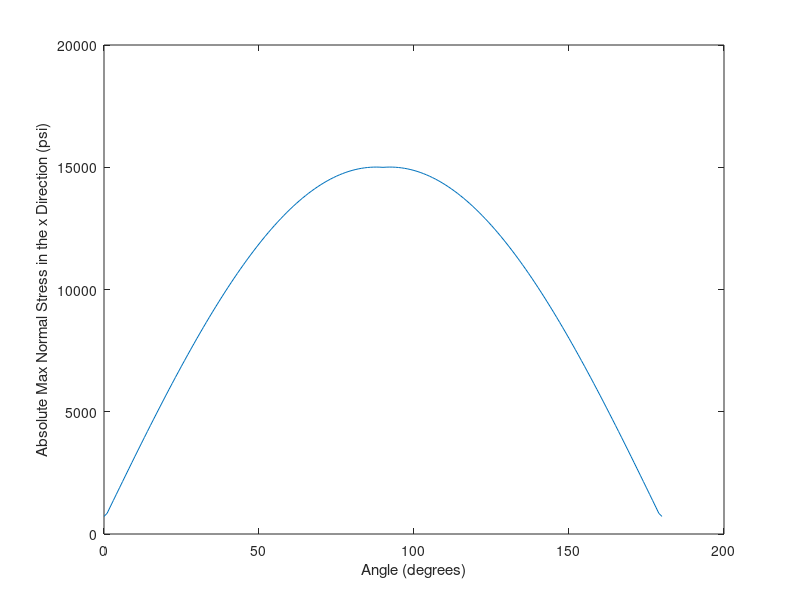

Here is the MATLAB script that generated this plot:
%% Problem 2 (thin = plane stress) (done)

clear
clc
format longg

nodes = 4;
elements = 2;
elations = [1,2,4; 2,3,4];

k_matrix = zeros(2*nodes,2*nodes);

e = 30e6; %in psi)
v = 0.3; %poisson ratio
t = 1; %thickness (in)
x_coor = [0,10,10,0] ; %coordinates in inches
y_coor = [0,0,5,5];

%assign external forces to matrix
s = -200;
f_const = (s* 10 * 1)/2;
f = -500;
force_matrix = [0; 0; 0; f; 0; f_const; 0; f_const];

for n = 1:elements
    %extract node assignments from element relations and their
    %corresponding coordinates
    i= elations(n,1);
    j= elations(n,2);
    m= elations(n,3);
    x_i = x_coor(i);
    x_j = x_coor(j);
    x_m = x_coor(m);
    y_i = y_coor(i);
    y_j = y_coor(j);
    y_m = y_coor(m);
    
    %correspond each node direction to a corresponding spot on the global
    %stiffness matrix
    u_i = 2*i-1;
    u_j = 2*j-1;
    u_m = 2*m-1;
    v_i = 2*i;
    v_j = 2*j;
    v_m = 2*m;

    %determine the area of the element
    area = 0.5* (x_i *(y_j -y_m)+ x_j *(y_m -y_i)+ x_m *(y_i -y_j));
    
    %figure out the greek letters
    beta_i  = y_j - y_m;
    beta_j  = y_m - y_i;
    beta_m  = y_i - y_j;
    gamma_i = x_m - x_j;
    gamma_j = x_i - x_m;
    gamma_m = x_j - x_i;
    %generate b matrix
    b_matrix(1,1) = beta_i; 
    b_matrix(1,3) = beta_j;
    b_matrix(1,5) = beta_m;
    b_matrix(2,2) = gamma_i;
    b_matrix(2,4) = gamma_j;
    b_matrix(2,6) = gamma_m;
    b_matrix(3,1) = gamma_i ;
    b_matrix(3,2) = beta_i  ;
    b_matrix(3,3) = gamma_j ;
    b_matrix(3,4) = beta_j  ;
    b_matrix(3,5) = gamma_m ;
    b_matrix(3,6) = beta_m  ;
    b_const = 1/(2*area);
    b_matrix = b_const .* b_matrix;
    %generate d matrix
    d_matrix = eye(3);
    d_matrix(1,2)= v;
    d_matrix(2,1) = v;
    d_matrix(3,3) = (1-v)/2;
    d_const = e/(1-(v^2));
    d_matrix = d_const .* d_matrix;
    %determine local stiffness matrix using previous ones
    k_local = t * area * transpose(b_matrix) * d_matrix * b_matrix;
    % add them to their corresponding spot on the global stiffness matrix
    k_matrix(u_i,u_i) = k_matrix(u_i,u_i)+ k_local (1,1);
    k_matrix(u_i,v_i) = k_matrix(u_i,v_i)+ k_local (1,2);
    k_matrix(u_i,u_j) = k_matrix(u_i,u_j)+ k_local (1,3);
    k_matrix(u_i,v_j) = k_matrix(u_i,v_j)+ k_local (1,4);
    k_matrix(u_i,u_m) = k_matrix(u_i,u_m)+ k_local (1,5);
    k_matrix(u_i,v_m) = k_matrix(u_i,v_m)+ k_local (1,6);

    k_matrix(v_i,u_i) = k_matrix(v_i,u_i)+ k_local (2,1);
    k_matrix(v_i,v_i) = k_matrix(v_i,v_i)+ k_local (2,2);
    k_matrix(v_i,u_j) = k_matrix(v_i,u_j)+ k_local (2,3);
    k_matrix(v_i,v_j) = k_matrix(v_i,v_j)+ k_local (2,4);
    k_matrix(v_i,u_m) = k_matrix(v_i,u_m)+ k_local (2,5);
    k_matrix(v_i,v_m) = k_matrix(v_i,v_m)+ k_local (2,6);

    k_matrix(u_j,u_i) = k_matrix(u_j,u_i)+ k_local (3,1);
    k_matrix(u_j,v_i) = k_matrix(u_j,v_i)+ k_local (3,2);
    k_matrix(u_j,u_j) = k_matrix(u_j,u_j)+ k_local (3,3);
    k_matrix(u_j,v_j) = k_matrix(u_j,v_j)+ k_local (3,4);
    k_matrix(u_j,u_m) = k_matrix(u_j,u_m)+ k_local (3,5);
    k_matrix(u_j,v_m) = k_matrix(u_j,v_m)+ k_local (3,6);

    k_matrix(v_j,u_i) = k_matrix(v_j,u_i)+ k_local (4,1);
    k_matrix(v_j,v_i) = k_matrix(v_j,v_i)+ k_local (4,2);
    k_matrix(v_j,u_j) = k_matrix(v_j,u_j)+ k_local (4,3);
    k_matrix(v_j,v_j) = k_matrix(v_j,v_j)+ k_local (4,4);
    k_matrix(v_j,u_m) = k_matrix(v_j,u_m)+ k_local (4,5);
    k_matrix(v_j,v_m) = k_matrix(v_j,v_m)+ k_local (4,6);

    k_matrix(u_m,u_i) = k_matrix(u_m,u_i)+ k_local (5,1);
    k_matrix(u_m,v_i) = k_matrix(u_m,v_i)+ k_local (5,2);
    k_matrix(u_m,u_j) = k_matrix(u_m,u_j)+ k_local (5,3);
    k_matrix(u_m,v_j) = k_matrix(u_m,v_j)+ k_local (5,4);
    k_matrix(u_m,u_m) = k_matrix(u_m,u_m)+ k_local (5,5);
    k_matrix(u_m,v_m) = k_matrix(u_m,v_m)+ k_local (5,6);

    k_matrix(v_m,u_i) = k_matrix(v_m,u_i)+ k_local (6,1);
    k_matrix(v_m,v_i) = k_matrix(v_m,v_i)+ k_local (6,2);
    k_matrix(v_m,u_j) = k_matrix(v_m,u_j)+ k_local (6,3);
    k_matrix(v_m,v_j) = k_matrix(v_m,v_j)+ k_local (6,4);
    k_matrix(v_m,u_m) = k_matrix(v_m,u_m)+ k_local (6,5);
    k_matrix(v_m,v_m) = k_matrix(v_m,v_m)+ k_local (6,6);
end

%modify matrix based on boundary conditions
k_modified = k_matrix;
fixed_nodes = [1,2,7]; %fixed x and y at node 1, fixed x at node 4
for fixed = fixed_nodes
    k_modified (fixed,:) = 0;
    k_modified(fixed,fixed) = 1;
end

%find nodal displacements
disp_matrix = k_modified\force_matrix;
%for each element
%find the stress components, planar principal stresses, associted principal
%angles, von mises and tresca effective stresses

for a = 1:elements
    i= elations(a,1);
    j= elations(a,2);
    m= elations(a,3);

    u_i = 2*i-1;
    u_j = 2*j-1;
    u_m = 2*m-1;
    v_i = 2*i;
    v_j = 2*j;
    v_m = 2*m;

    local_disp = zeros(6,1);
    local_disp(1,1) = disp_matrix(u_i,1);
    local_disp(2,1) = disp_matrix(v_i,1);
    local_disp(3,1) = disp_matrix(u_j,1);
    local_disp(4,1) = disp_matrix(v_j,1);
    local_disp(5,1) = disp_matrix(u_m,1);
    local_disp(6,1) = disp_matrix(v_m,1);

    x_i = x_coor(i);
    x_j = x_coor(j);
    x_m = x_coor(m);
    y_i = y_coor(i);
    y_j = y_coor(j);
    y_m = y_coor(m);
    area = 0.5* (x_i *(y_j -y_m)+ x_j *(y_m -y_i)+ x_m *(y_i -y_j));

    beta_i  = y_j - y_m;
    beta_j  = y_m - y_i;
    beta_m  = y_i - y_j;
    gamma_i = x_m - x_j;
    gamma_j = x_i - x_m;
    gamma_m = x_j - x_i;

    b_const = 1/(2*area);

    b_matrix(1,1) = beta_i; 
    b_matrix(1,3) = beta_j;
    b_matrix(1,5) = beta_m;
    b_matrix(2,2) = gamma_i;
    b_matrix(2,4) = gamma_j;
    b_matrix(2,6) = gamma_m;
    b_matrix(3,1) = gamma_i ;
    b_matrix(3,2) = beta_i  ;
    b_matrix(3,3) = gamma_j ;
    b_matrix(3,4) = beta_j  ;
    b_matrix(3,5) = gamma_m ;
    b_matrix(3,6) = beta_m  ;

    b_matrix = b_const .* b_matrix;

    d_matrix = eye(3);
    d_matrix(1,2)= v;
    d_matrix(2,1) = v;
    d_matrix(3,3) = (1-v)/2;
    d_const = e/(1-(v^2));
    d_matrix = d_const .* d_matrix;


    %2. find element stress components
    stress = d_matrix * b_matrix * local_disp;

    %3. find element planar principal stresses
    stress_avg = (stress(1,1) + stress(2,1))/2;
    useful = (stress(1,1) - stress(2,1))/2;
    r = sqrt((useful^2)+(stress(3,1)^2));
    principal = [(stress_avg+r) ; (stress_avg-r)];
    
    %4 find the respective principal angles
    placeholder = 0.5*atan2d(stress(3,1),useful);
    principal_angles = [placeholder; placeholder+90];
    
    %5. find von mises stress and tresca stress for the element
    s1 = stress(1,1)^2;
    s2 = stress(1,1) * stress(2,1);
    s3 = stress(2,1)^2;
    s4 = 3*stress(3,1)^2;
    vm = sqrt((s1-s2)+s3+s4);
    
    sigma_1 = principal(1,1);
    sigma_2 = principal(2,1);
    sigma_3 = 0; %plane stress condition states sigma 3 is 0

    t1 = abs(sigma_1 - sigma_2);
    t2 = abs(sigma_2 - sigma_3);
    t3 = abs(sigma_1 - sigma_3);
    tresca_criteria = [t1;t2;t3];
    
    disp('For element:')
    disp(a)
    disp('Element Stress Components')
    disp(stress) %first row = sigma_x, second row = sigma_y, third = tau_xy
    disp('Planar Principal Stresses')
    disp(principal)
    disp('Associated Principal Angles')
    disp(principal_angles)
    disp('Von Mises Effective Stress')
    disp(vm)
    disp('Tresca Effective Stress')
    disp(max(tresca_criteria))
    disp('-----------')
    
end
%% Problem 3 (thin = plane stress) (done)

clear
clc
format longg
%constants
lx = 50; %a
ly = 10; %b
x_nodes = 21; %number of nodes request from figure 3
y_nodes = 11;
v = 0.3; %poisson ratio
e = 30e6; %youngs in psi
t = 1; %thickness in inches

element_y = y_nodes-1; %number of elements in between the y min and y max
l_between = ly/element_y; %element length in the y axis

%create triangular elements and element relations
nodes = x_nodes * y_nodes;
k_matrix = zeros(2*nodes,2*nodes);
f_matrix = zeros(2*nodes,1);

q = 1000;
angle = 0;
f_mag = q * l_between * t/2; %magnitude of distributed load per element
f_mag_x = f_mag *cosd(angle);
f_mag_y = f_mag *sind(angle);

for N_y = 1:y_nodes;
    for N_x = 1:x_nodes;
        Node_number = N_x + (N_y -1)*x_nodes;
        x_coor (Node_number) = (N_x-1)*lx/(x_nodes- 1);
        y_coor (Node_number) = (N_y-1)*ly/(y_nodes- 1);
    end
end
elations = delaunay(x_coor,y_coor);
%triplot(elations,x_coor,y_coor)
[elements,verification_step] = size (elations);

%using element information with corresponding coordinates, do the local
%stiffness matrix stuff and add them to the global
for n = 1:elements
    %extract node assignments from element relations and their
    %corresponding coordinates
    i= elations(n,1);
    j= elations(n,2);
    m= elations(n,3);
    x_i = x_coor(i);
    x_j = x_coor(j);
    x_m = x_coor(m);
    y_i = y_coor(i);
    y_j = y_coor(j);
    y_m = y_coor(m);
    
    %correspond each node direction to a corresponding spot on the global
    %stiffness matrix
    u_i = 2*i-1;
    u_j = 2*j-1;
    u_m = 2*m-1;
    v_i = 2*i;
    v_j = 2*j;
    v_m = 2*m;
    
    %plot([x_i,x_j, x_m, x_i],[y_i,y_j,y_m, y_i],'bo-')
        %hold on 
        %x_c = 1/3*(x_i+x_j+x_m);
        %y_c = 1/3*(y_i+y_j+y_m);
        %text (x_c,y_c, num2str(n),'Color','r')
        %axis equal
    %axis off
    %axis equal 
    
    %determine the area of the element
    area = 0.5* (x_i *(y_j -y_m)+ x_j *(y_m -y_i)+ x_m *(y_i -y_j));
    
    %figure out the greek letters
    beta_i  = y_j - y_m;
    beta_j  = y_m - y_i;
    beta_m  = y_i - y_j;
    gamma_i = x_m - x_j;
    gamma_j = x_i - x_m;
    gamma_m = x_j - x_i;
    %generate b matrix
    b_matrix(1,1) = beta_i; 
    b_matrix(1,3) = beta_j;
    b_matrix(1,5) = beta_m;
    b_matrix(2,2) = gamma_i;
    b_matrix(2,4) = gamma_j;
    b_matrix(2,6) = gamma_m;
    b_matrix(3,1) = gamma_i ;
    b_matrix(3,2) = beta_i  ;
    b_matrix(3,3) = gamma_j ;
    b_matrix(3,4) = beta_j  ;
    b_matrix(3,5) = gamma_m ;
    b_matrix(3,6) = beta_m  ;
    b_const = 1/(2*area);
    b_matrix = b_const .* b_matrix;
    %generate d matrix
    d_matrix = [1, v, 0;
                v, 1, 0;
                0, 0, (1-v)/2];
    d_const = e/(1-(v^2));
    d_matrix = d_const .* d_matrix;
    %determine local stiffness matrix using previous ones
    k_local = t * area * transpose(b_matrix) * d_matrix * b_matrix;
    % add them to their corresponding spot on the global stiffness matrix
    k_matrix(u_i,u_i) = k_matrix(u_i,u_i)+ k_local (1,1);
    k_matrix(u_i,v_i) = k_matrix(u_i,v_i)+ k_local (1,2);
    k_matrix(u_i,u_j) = k_matrix(u_i,u_j)+ k_local (1,3);
    k_matrix(u_i,v_j) = k_matrix(u_i,v_j)+ k_local (1,4);
    k_matrix(u_i,u_m) = k_matrix(u_i,u_m)+ k_local (1,5);
    k_matrix(u_i,v_m) = k_matrix(u_i,v_m)+ k_local (1,6);

    k_matrix(v_i,u_i) = k_matrix(v_i,u_i)+ k_local (2,1);
    k_matrix(v_i,v_i) = k_matrix(v_i,v_i)+ k_local (2,2);
    k_matrix(v_i,u_j) = k_matrix(v_i,u_j)+ k_local (2,3);
    k_matrix(v_i,v_j) = k_matrix(v_i,v_j)+ k_local (2,4);
    k_matrix(v_i,u_m) = k_matrix(v_i,u_m)+ k_local (2,5);
    k_matrix(v_i,v_m) = k_matrix(v_i,v_m)+ k_local (2,6);

    k_matrix(u_j,u_i) = k_matrix(u_j,u_i)+ k_local (3,1);
    k_matrix(u_j,v_i) = k_matrix(u_j,v_i)+ k_local (3,2);
    k_matrix(u_j,u_j) = k_matrix(u_j,u_j)+ k_local (3,3);
    k_matrix(u_j,v_j) = k_matrix(u_j,v_j)+ k_local (3,4);
    k_matrix(u_j,u_m) = k_matrix(u_j,u_m)+ k_local (3,5);
    k_matrix(u_j,v_m) = k_matrix(u_j,v_m)+ k_local (3,6);

    k_matrix(v_j,u_i) = k_matrix(v_j,u_i)+ k_local (4,1);
    k_matrix(v_j,v_i) = k_matrix(v_j,v_i)+ k_local (4,2);
    k_matrix(v_j,u_j) = k_matrix(v_j,u_j)+ k_local (4,3);
    k_matrix(v_j,v_j) = k_matrix(v_j,v_j)+ k_local (4,4);
    k_matrix(v_j,u_m) = k_matrix(v_j,u_m)+ k_local (4,5);
    k_matrix(v_j,v_m) = k_matrix(v_j,v_m)+ k_local (4,6);

    k_matrix(u_m,u_i) = k_matrix(u_m,u_i)+ k_local (5,1);
    k_matrix(u_m,v_i) = k_matrix(u_m,v_i)+ k_local (5,2);
    k_matrix(u_m,u_j) = k_matrix(u_m,u_j)+ k_local (5,3);
    k_matrix(u_m,v_j) = k_matrix(u_m,v_j)+ k_local (5,4);
    k_matrix(u_m,u_m) = k_matrix(u_m,u_m)+ k_local (5,5);
    k_matrix(u_m,v_m) = k_matrix(u_m,v_m)+ k_local (5,6);

    k_matrix(v_m,u_i) = k_matrix(v_m,u_i)+ k_local (6,1);
    k_matrix(v_m,v_i) = k_matrix(v_m,v_i)+ k_local (6,2);
    k_matrix(v_m,u_j) = k_matrix(v_m,u_j)+ k_local (6,3);
    k_matrix(v_m,v_j) = k_matrix(v_m,v_j)+ k_local (6,4);
    k_matrix(v_m,u_m) = k_matrix(v_m,u_m)+ k_local (6,5);
    k_matrix(v_m,v_m) = k_matrix(v_m,v_m)+ k_local (6,6);
end

%apply boundary conditions and solve for local displacements

k_modified = k_matrix;
for disp_checker =1:elements
    for node_check =1:3 %for every element, check every node
        node = elations(disp_checker,node_check);
        x_L = x_coor(node);
        y_L = y_coor(node);
        
        if abs(x_L-0)<1e-6 %if one node is at the left side, apply the fixed boundary condition
            u_LNN = node*2-1;
            v_LNN = node*2;
            k_modified(u_LNN,:)=0;
            k_modified(u_LNN,u_LNN)=1;
            k_modified(v_LNN,:)=0;
            k_modified(v_LNN,v_LNN)=1;       
        end
    end
end

for LNN = 1:nodes %check every node for boundary condition
    x_L = x_coor(LNN);
    y_L = y_coor(LNN);
        if abs(x_L-lx)<1e-6 % if the node lies on the end of the bar apply the distributed force boundary condition
            u_LNN = LNN*2-1;
            v_LNN = LNN*2;
            f_matrix(u_LNN) = f_mag_x;
            f_matrix(v_LNN) = f_mag_y;
        end
end
disp_matrix = k_modified\f_matrix;

sigma_x_all = zeros(elements,1);
for a = 1:elements
    i= elations(a,1);
    j= elations(a,2);
    m= elations(a,3);

    u_i = 2*i-1;
    u_j = 2*j-1;
    u_m = 2*m-1;
    v_i = 2*i;
    v_j = 2*j;
    v_m = 2*m;

    local_disp = zeros(6,1);
    local_disp(1,1) = disp_matrix(u_i,1);
    local_disp(2,1) = disp_matrix(v_i,1);
    local_disp(3,1) = disp_matrix(u_j,1);
    local_disp(4,1) = disp_matrix(v_j,1);
    local_disp(5,1) = disp_matrix(u_m,1);
    local_disp(6,1) = disp_matrix(v_m,1);

    x_i = x_coor(i);
    x_j = x_coor(j);
    x_m = x_coor(m);
    y_i = y_coor(i);
    y_j = y_coor(j);
    y_m = y_coor(m);
    area = 0.5* (x_i *(y_j -y_m)+ x_j *(y_m -y_i)+ x_m *(y_i -y_j));

    beta_i  = y_j - y_m;
    beta_j  = y_m - y_i;
    beta_m  = y_i - y_j;
    gamma_i = x_m - x_j;
    gamma_j = x_i - x_m;
    gamma_m = x_j - x_i;

    b_const = 1/(2*area);

    b_matrix(1,1) = beta_i; 
    b_matrix(1,3) = beta_j;
    b_matrix(1,5) = beta_m;
    b_matrix(2,2) = gamma_i;
    b_matrix(2,4) = gamma_j;
    b_matrix(2,6) = gamma_m;
    b_matrix(3,1) = gamma_i ;
    b_matrix(3,2) = beta_i  ;
    b_matrix(3,3) = gamma_j ;
    b_matrix(3,4) = beta_j  ;
    b_matrix(3,5) = gamma_m ;
    b_matrix(3,6) = beta_m  ;

    b_matrix = b_const .* b_matrix;

    d_matrix = eye(3);
    d_matrix(1,2)= v;
    d_matrix(2,1) = v;
    d_matrix(3,3) = (1-v)/2;
    d_const = e/(1-(v^2));
    d_matrix = d_const .* d_matrix;

    %find element stress and record it
    stress = d_matrix * b_matrix * local_disp;
    sigma_x_all(a,1) = stress(1,1);
end
%find largest element stress of the matrix
[max,element] = max(abs(sigma_x_all));
disp('Absolute max normal stress magnitude in the X direction')
disp(max)
disp('It occurs in element:')
disp(element)

%to find element 70 uncomment the following in the for n=1:elements loop
%plot([x_i,x_j, x_m, x_i],[y_i,y_j,y_m, y_i],'bo-')
        %hold on 
        %x_c = 1/3*(x_i+x_j+x_m);
        %y_c = 1/3*(y_i+y_j+y_m);
        %text (x_c,y_c, num2str(n),'Color','r')
        %axis equal
    %axis off
    %axis equal
%% Problem 3 part 2 (done)

%find the largest element stress of the matrix but the force is varying in
%degree from 0 to 180 in 1 degree intervals

clear
clc
format longg
%constants
lx = 50;
ly = 10;
x_nodes = 21;
y_nodes = 11;
v = 0.3;
e = 30e6;
t = 1;

mssa = zeros(181,2); %mssa = max stress at specific angle, a matrix to record absolute max element stresses (in the x dir) for all angles
for theta = 0:1:180 %for 0 to 180 degrees with 1 degree intervals, run the loop from part a
    mssa(theta+1,1) = theta;
    element_y = y_nodes-1; %number of elements in between the y min and y max
    l_between = ly/element_y; %element length in the y axis

    %create triangular elements and element relations
    nodes = x_nodes * y_nodes;
    k_matrix = zeros(2*nodes,2*nodes);
    f_matrix = zeros(2*nodes,1);

    q = 1000;
    f_mag = q * l_between * t/2; %magnitude of distributed load per element
    f_mag_x = f_mag *cosd(theta);
    f_mag_y = f_mag *sind(theta);

    for N_y = 1:y_nodes;
        for N_x = 1:x_nodes;
            Node_number = N_x + (N_y -1)*x_nodes;
            x_coor (Node_number) = (N_x-1)*lx/(x_nodes- 1);
            y_coor (Node_number) = (N_y-1)*ly/(y_nodes- 1);
        end
    end
    elations = delaunay(x_coor,y_coor);
    %triplot(elation,x_coor,y_coor)
    [elements,verification_step] = size (elations);

    %using element information with corresponding coordinates, do the local
    %stiffness matrix stuff and add them to the global
    for n = 1:elements
        %extract node assignments from element relations and their
        %corresponding coordinates
        i= elations(n,1);
        j= elations(n,2);
        m= elations(n,3);
        x_i = x_coor(i);
        x_j = x_coor(j);
        x_m = x_coor(m);
        y_i = y_coor(i);
        y_j = y_coor(j);
        y_m = y_coor(m);

        %correspond each node direction to a corresponding spot on the global
        %stiffness matrix
        u_i = 2*i-1;
        u_j = 2*j-1;
        u_m = 2*m-1;
        v_i = 2*i;
        v_j = 2*j;
        v_m = 2*m;

        %plot([x_i,x_j, x_m, x_i],[y_i,y_j,y_m, y_i],'bo-')
            %hold on 
            %x_c = 1/3*(x_i+x_j+x_m);
            %y_c = 1/3*(y_i+y_j+y_m);
            %text (x_c,y_c, num2str(n),'Color','r')
            %axis equal
        %axis off
        %axis equal 

        %determine the area of the element
        area = 0.5* (x_i *(y_j -y_m)+ x_j *(y_m -y_i)+ x_m *(y_i -y_j));

        %figure out the greek letters
        beta_i  = y_j - y_m;
        beta_j  = y_m - y_i;
        beta_m  = y_i - y_j;
        gamma_i = x_m - x_j;
        gamma_j = x_i - x_m;
        gamma_m = x_j - x_i;
        %generate b matrix
        b_matrix(1,1) = beta_i; 
        b_matrix(1,3) = beta_j;
        b_matrix(1,5) = beta_m;
        b_matrix(2,2) = gamma_i;
        b_matrix(2,4) = gamma_j;
        b_matrix(2,6) = gamma_m;
        b_matrix(3,1) = gamma_i ;
        b_matrix(3,2) = beta_i  ;
        b_matrix(3,3) = gamma_j ;
        b_matrix(3,4) = beta_j  ;
        b_matrix(3,5) = gamma_m ;
        b_matrix(3,6) = beta_m  ;
        b_const = 1/(2*area);
        b_matrix = b_const .* b_matrix;
        %generate d matrix
        d_matrix = [1, v, 0;
                    v, 1, 0;
                    0, 0, (1-v)/2];
        d_const = e/(1-(v^2));
        d_matrix = d_const .* d_matrix;
        %determine local stiffness matrix using previous ones
        k_local = t * area * transpose(b_matrix) * d_matrix * b_matrix;
        % add them to their corresponding spot on the global stiffness matrix
        k_matrix(u_i,u_i) = k_matrix(u_i,u_i)+ k_local (1,1);
        k_matrix(u_i,v_i) = k_matrix(u_i,v_i)+ k_local (1,2);
        k_matrix(u_i,u_j) = k_matrix(u_i,u_j)+ k_local (1,3);
        k_matrix(u_i,v_j) = k_matrix(u_i,v_j)+ k_local (1,4);
        k_matrix(u_i,u_m) = k_matrix(u_i,u_m)+ k_local (1,5);
        k_matrix(u_i,v_m) = k_matrix(u_i,v_m)+ k_local (1,6);

        k_matrix(v_i,u_i) = k_matrix(v_i,u_i)+ k_local (2,1);
        k_matrix(v_i,v_i) = k_matrix(v_i,v_i)+ k_local (2,2);
        k_matrix(v_i,u_j) = k_matrix(v_i,u_j)+ k_local (2,3);
        k_matrix(v_i,v_j) = k_matrix(v_i,v_j)+ k_local (2,4);
        k_matrix(v_i,u_m) = k_matrix(v_i,u_m)+ k_local (2,5);
        k_matrix(v_i,v_m) = k_matrix(v_i,v_m)+ k_local (2,6);

        k_matrix(u_j,u_i) = k_matrix(u_j,u_i)+ k_local (3,1);
        k_matrix(u_j,v_i) = k_matrix(u_j,v_i)+ k_local (3,2);
        k_matrix(u_j,u_j) = k_matrix(u_j,u_j)+ k_local (3,3);
        k_matrix(u_j,v_j) = k_matrix(u_j,v_j)+ k_local (3,4);
        k_matrix(u_j,u_m) = k_matrix(u_j,u_m)+ k_local (3,5);
        k_matrix(u_j,v_m) = k_matrix(u_j,v_m)+ k_local (3,6);

        k_matrix(v_j,u_i) = k_matrix(v_j,u_i)+ k_local (4,1);
        k_matrix(v_j,v_i) = k_matrix(v_j,v_i)+ k_local (4,2);
        k_matrix(v_j,u_j) = k_matrix(v_j,u_j)+ k_local (4,3);
        k_matrix(v_j,v_j) = k_matrix(v_j,v_j)+ k_local (4,4);
        k_matrix(v_j,u_m) = k_matrix(v_j,u_m)+ k_local (4,5);
        k_matrix(v_j,v_m) = k_matrix(v_j,v_m)+ k_local (4,6);

        k_matrix(u_m,u_i) = k_matrix(u_m,u_i)+ k_local (5,1);
        k_matrix(u_m,v_i) = k_matrix(u_m,v_i)+ k_local (5,2);
        k_matrix(u_m,u_j) = k_matrix(u_m,u_j)+ k_local (5,3);
        k_matrix(u_m,v_j) = k_matrix(u_m,v_j)+ k_local (5,4);
        k_matrix(u_m,u_m) = k_matrix(u_m,u_m)+ k_local (5,5);
        k_matrix(u_m,v_m) = k_matrix(u_m,v_m)+ k_local (5,6);

        k_matrix(v_m,u_i) = k_matrix(v_m,u_i)+ k_local (6,1);
        k_matrix(v_m,v_i) = k_matrix(v_m,v_i)+ k_local (6,2);
        k_matrix(v_m,u_j) = k_matrix(v_m,u_j)+ k_local (6,3);
        k_matrix(v_m,v_j) = k_matrix(v_m,v_j)+ k_local (6,4);
        k_matrix(v_m,u_m) = k_matrix(v_m,u_m)+ k_local (6,5);
        k_matrix(v_m,v_m) = k_matrix(v_m,v_m)+ k_local (6,6);
    end

    %apply boundary conditions and solve for local displacements

    k_modified = k_matrix;
    for disp_checker =1:elements
        for node_check =1:3 %for every element, check every node
            node = elations(disp_checker,node_check);
            x_L = x_coor(node);
            y_L = y_coor(node);

            if abs(x_L-0)<1e-6 %if one node is at the left side, apply the fixed boundary condition
                u_LNN = node*2-1;
                v_LNN = node*2;
                k_modified(u_LNN,:)=0;
                k_modified(u_LNN,u_LNN)=1;
                k_modified(v_LNN,:)=0;
                k_modified(v_LNN,v_LNN)=1;       
            end
        end
    end

    for LNN = 1:nodes %check every node for boundary condition
        x_L = x_coor(LNN);
        y_L = y_coor(LNN);
            if abs(x_L-lx)<1e-6 % if the node lies on the end of the bar apply the distributed force boundary condition
                u_LNN = LNN*2-1;
                v_LNN = LNN*2;
                f_matrix(u_LNN) = f_mag_x;
                f_matrix(v_LNN) = f_mag_y;
            end
    end
    disp_matrix = k_modified\f_matrix;

    sigma_x_all = zeros(elements,1);
    for a = 1:elements
        i= elations(a,1);
        j= elations(a,2);
        m= elations(a,3);

        u_i = 2*i-1;
        u_j = 2*j-1;
        u_m = 2*m-1;
        v_i = 2*i;
        v_j = 2*j;
        v_m = 2*m;

        local_disp = zeros(6,1);
        local_disp(1,1) = disp_matrix(u_i,1);
        local_disp(2,1) = disp_matrix(v_i,1);
        local_disp(3,1) = disp_matrix(u_j,1);
        local_disp(4,1) = disp_matrix(v_j,1);
        local_disp(5,1) = disp_matrix(u_m,1);
        local_disp(6,1) = disp_matrix(v_m,1);

        x_i = x_coor(i);
        x_j = x_coor(j);
        x_m = x_coor(m);
        y_i = y_coor(i);
        y_j = y_coor(j);
        y_m = y_coor(m);
        area = 0.5* (x_i *(y_j -y_m)+ x_j *(y_m -y_i)+ x_m *(y_i -y_j));

        beta_i  = y_j - y_m;
        beta_j  = y_m - y_i;
        beta_m  = y_i - y_j;
        gamma_i = x_m - x_j;
        gamma_j = x_i - x_m;
        gamma_m = x_j - x_i;

        b_const = 1/(2*area);

        b_matrix(1,1) = beta_i; 
        b_matrix(1,3) = beta_j;
        b_matrix(1,5) = beta_m;
        b_matrix(2,2) = gamma_i;
        b_matrix(2,4) = gamma_j;
        b_matrix(2,6) = gamma_m;
        b_matrix(3,1) = gamma_i ;
        b_matrix(3,2) = beta_i  ;
        b_matrix(3,3) = gamma_j ;
        b_matrix(3,4) = beta_j  ;
        b_matrix(3,5) = gamma_m ;
        b_matrix(3,6) = beta_m  ;

        b_matrix = b_const .* b_matrix;

        d_matrix = eye(3);
        d_matrix(1,2)= v;
        d_matrix(2,1) = v;
        d_matrix(3,3) = (1-v)/2;
        d_const = e/(1-(v^2));
        d_matrix = d_const .* d_matrix;

        %find element stress and record it
        stress = d_matrix * b_matrix * local_disp;
        sigma_x_all(a,1) = stress(1,1);
    end
    %find largest element stress of the matrix record in angular
    %distribution
    mssa(theta+1,2) = max(abs(sigma_x_all));
end

plot(mssa(:,1),mssa(:,2))
xlabel('Angle (degrees)')
ylabel('Absolute Max Normal Stress in the x Direction (psi)')

[max,angle] = max(mssa(:,2));
disp('Absolute Max Normal Stress for All Angles (PSI)')
disp(max)
disp('Corresponding Angle (Degrees)')
disp(angle)